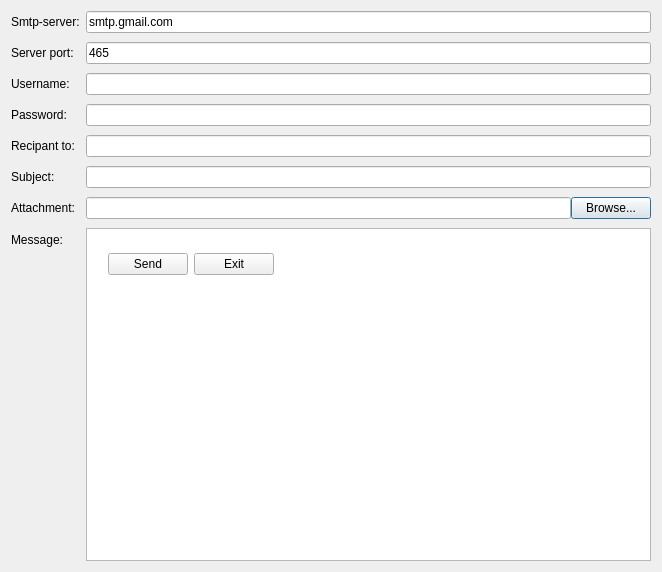
<?xml version="1.0" encoding="UTF-8"?>
<ui version="4.0">
 <class>mailProzor</class>
 <widget class="QDialog" name="mailProzor">
  <property name="geometry">
   <rect>
    <x>0</x>
    <y>0</y>
    <width>662</width>
    <height>572</height>
   </rect>
  </property>
  <property name="windowTitle">
   <string>Dialog</string>
  </property>
  <layout class="QGridLayout" name="gridLayout">
   <item row="0" column="0">
    <layout class="QFormLayout" name="formLayout">
     <property name="fieldGrowthPolicy">
      <enum>QFormLayout::ExpandingFieldsGrow</enum>
     </property>
     <property name="rowWrapPolicy">
      <enum>QFormLayout::WrapLongRows</enum>
     </property>
     <property name="verticalSpacing">
      <number>9</number>
     </property>
     <item row="0" column="0">
      <widget class="QLabel" name="label">
       <property name="text">
        <string>Smtp-server:</string>
       </property>
      </widget>
     </item>
     <item row="0" column="1">
      <widget class="QLineEdit" name="server">
       <property name="text">
        <string>smtp.gmail.com</string>
       </property>
      </widget>
     </item>
     <item row="1" column="0">
      <widget class="QLabel" name="label_2">
       <property name="text">
        <string>Server port:</string>
       </property>
      </widget>
     </item>
     <item row="1" column="1">
      <widget class="QLineEdit" name="port">
       <property name="text">
        <string>465</string>
       </property>
      </widget>
     </item>
     <item row="2" column="0">
      <widget class="QLabel" name="label_3">
       <property name="text">
        <string>Username:</string>
       </property>
      </widget>
     </item>
     <item row="2" column="1">
      <widget class="QLineEdit" name="uname"/>
     </item>
     <item row="3" column="0">
      <widget class="QLabel" name="label_4">
       <property name="text">
        <string>Password:</string>
       </property>
      </widget>
     </item>
     <item row="3" column="1">
      <widget class="QLineEdit" name="paswd">
       <property name="inputMask">
        <string/>
       </property>
       <property name="echoMode">
        <enum>QLineEdit::Password</enum>
       </property>
      </widget>
     </item>
     <item row="4" column="0">
      <widget class="QLabel" name="label_5">
       <property name="text">
        <string>Recipant to:</string>
       </property>
      </widget>
     </item>
     <item row="4" column="1">
      <widget class="QLineEdit" name="rcpt"/>
     </item>
     <item row="5" column="0">
      <widget class="QLabel" name="label_6">
       <property name="text">
        <string>Subject:</string>
       </property>
      </widget>
     </item>
     <item row="5" column="1">
      <widget class="QLineEdit" name="subject"/>
     </item>
     <item row="6" column="0">
      <widget class="QLabel" name="label_8">
       <property name="text">
        <string>Attachment:</string>
       </property>
      </widget>
     </item>
     <item row="7" column="0">
      <widget class="QLabel" name="label_7">
       <property name="text">
        <string>Message:</string>
       </property>
      </widget>
     </item>
     <item row="6" column="1">
      <layout class="QHBoxLayout" name="horizontalLayout_3">
       <item>
        <widget class="QLineEdit" name="file">
         <property name="readOnly">
          <bool>true</bool>
         </property>
        </widget>
       </item>
       <item>
        <widget class="QPushButton" name="browseBtn">
         <property name="text">
          <string>Browse...</string>
         </property>
        </widget>
       </item>
      </layout>
     </item>
     <item row="7" column="1">
      <widget class="QPlainTextEdit" name="msg"/>
     </item>
    </layout>
   </item>
  </layout>
  <widget class="QWidget" name="layoutWidget">
   <property name="geometry">
    <rect>
     <x>50</x>
     <y>250</y>
     <width>224</width>
     <height>29</height>
    </rect>
   </property>
   <layout class="QHBoxLayout" name="horizontalLayout">
    <item>
     <spacer name="horizontalSpacer">
      <property name="orientation">
       <enum>Qt::Horizontal</enum>
      </property>
      <property name="sizeHint" stdset="0">
       <size>
        <width>40</width>
        <height>20</height>
       </size>
      </property>
     </spacer>
    </item>
    <item>
     <widget class="QPushButton" name="sendBtn">
      <property name="text">
       <string>Send</string>
      </property>
     </widget>
    </item>
    <item>
     <widget class="QPushButton" name="exitBtn">
      <property name="text">
       <string>Exit</string>
      </property>
     </widget>
    </item>
   </layout>
  </widget>
 </widget>
 <resources/>
 <connections/>
</ui>
